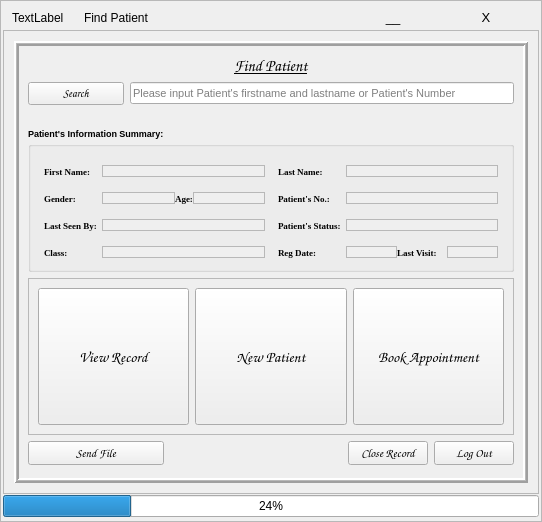
<?xml version="1.0" encoding="UTF-8"?>
<ui version="4.0">
 <class>FindPatient</class>
 <widget class="QDialog" name="FindPatient">
  <property name="geometry">
   <rect>
    <x>0</x>
    <y>0</y>
    <width>542</width>
    <height>522</height>
   </rect>
  </property>
  <property name="windowTitle">
   <string>Find Patient</string>
  </property>
  <layout class="QVBoxLayout" name="verticalLayout">
   <property name="spacing">
    <number>0</number>
   </property>
   <property name="leftMargin">
    <number>0</number>
   </property>
   <property name="topMargin">
    <number>0</number>
   </property>
   <property name="rightMargin">
    <number>0</number>
   </property>
   <property name="bottomMargin">
    <number>0</number>
   </property>
   <item>
    <widget class="QFrame" name="bgLayer">
     <property name="frameShape">
      <enum>QFrame::StyledPanel</enum>
     </property>
     <property name="frameShadow">
      <enum>QFrame::Raised</enum>
     </property>
     <layout class="QVBoxLayout" name="verticalLayout_3">
      <property name="spacing">
       <number>1</number>
      </property>
      <property name="leftMargin">
       <number>2</number>
      </property>
      <property name="topMargin">
       <number>5</number>
      </property>
      <property name="rightMargin">
       <number>2</number>
      </property>
      <property name="bottomMargin">
       <number>4</number>
      </property>
      <item>
       <layout class="QHBoxLayout" name="horizontalLayout_4">
        <property name="spacing">
         <number>20</number>
        </property>
        <property name="leftMargin">
         <number>9</number>
        </property>
        <item>
         <widget class="QLabel" name="logo">
          <property name="text">
           <string>TextLabel</string>
          </property>
         </widget>
        </item>
        <item>
         <widget class="QLabel" name="label_2">
          <property name="sizePolicy">
           <sizepolicy hsizetype="Expanding" vsizetype="Preferred">
            <horstretch>0</horstretch>
            <verstretch>0</verstretch>
           </sizepolicy>
          </property>
          <property name="text">
           <string>Find Patient</string>
          </property>
         </widget>
        </item>
        <item>
         <layout class="QHBoxLayout" name="horizontalLayout">
          <property name="spacing">
           <number>13</number>
          </property>
          <property name="rightMargin">
           <number>13</number>
          </property>
          <item>
           <widget class="QPushButton" name="miniBtn">
            <property name="font">
             <font>
              <family>Tahoma</family>
              <pointsize>10</pointsize>
             </font>
            </property>
            <property name="text">
             <string>__</string>
            </property>
            <property name="flat">
             <bool>true</bool>
            </property>
           </widget>
          </item>
          <item>
           <widget class="QPushButton" name="exitBtn">
            <property name="font">
             <font>
              <family>Tahoma</family>
              <pointsize>10</pointsize>
             </font>
            </property>
            <property name="text">
             <string>X</string>
            </property>
            <property name="flat">
             <bool>true</bool>
            </property>
           </widget>
          </item>
         </layout>
        </item>
       </layout>
      </item>
      <item>
       <widget class="QFrame" name="frame">
        <property name="frameShape">
         <enum>QFrame::StyledPanel</enum>
        </property>
        <property name="frameShadow">
         <enum>QFrame::Raised</enum>
        </property>
        <layout class="QGridLayout" name="gridLayout">
         <property name="leftMargin">
          <number>10</number>
         </property>
         <property name="topMargin">
          <number>10</number>
         </property>
         <property name="rightMargin">
          <number>10</number>
         </property>
         <property name="bottomMargin">
          <number>10</number>
         </property>
         <item row="0" column="0">
          <widget class="QFrame" name="bgframe">
           <property name="sizePolicy">
            <sizepolicy hsizetype="Preferred" vsizetype="Expanding">
             <horstretch>0</horstretch>
             <verstretch>0</verstretch>
            </sizepolicy>
           </property>
           <property name="frameShape">
            <enum>QFrame::Box</enum>
           </property>
           <property name="frameShadow">
            <enum>QFrame::Raised</enum>
           </property>
           <property name="lineWidth">
            <number>2</number>
           </property>
           <property name="midLineWidth">
            <number>1</number>
           </property>
           <layout class="QVBoxLayout" name="verticalLayout_2">
            <property name="bottomMargin">
             <number>13</number>
            </property>
            <item>
             <widget class="QLabel" name="label">
              <property name="sizePolicy">
               <sizepolicy hsizetype="Preferred" vsizetype="Fixed">
                <horstretch>1</horstretch>
                <verstretch>0</verstretch>
               </sizepolicy>
              </property>
              <property name="font">
               <font>
                <family>Comic Sans MS</family>
                <pointsize>12</pointsize>
                <underline>true</underline>
               </font>
              </property>
              <property name="text">
               <string>Find Patient</string>
              </property>
              <property name="alignment">
               <set>Qt::AlignCenter</set>
              </property>
              <property name="wordWrap">
               <bool>true</bool>
              </property>
             </widget>
            </item>
            <item>
             <layout class="QHBoxLayout" name="horizontalLayout_2">
              <item>
               <widget class="QPushButton" name="searchBtn">
                <property name="sizePolicy">
                 <sizepolicy hsizetype="Minimum" vsizetype="Preferred">
                  <horstretch>1</horstretch>
                  <verstretch>1</verstretch>
                 </sizepolicy>
                </property>
                <property name="font">
                 <font>
                  <family>Comic Sans MS</family>
                  <pointsize>8</pointsize>
                 </font>
                </property>
                <property name="toolTip">
                 <string>&lt;html&gt;&lt;head/&gt;&lt;body&gt;&lt;p&gt;Click to search for patient's record&lt;/p&gt;&lt;/body&gt;&lt;/html&gt;</string>
                </property>
                <property name="text">
                 <string>Search</string>
                </property>
               </widget>
              </item>
              <item>
               <widget class="QLineEdit" name="searchField">
                <property name="sizePolicy">
                 <sizepolicy hsizetype="Expanding" vsizetype="Fixed">
                  <horstretch>4</horstretch>
                  <verstretch>1</verstretch>
                 </sizepolicy>
                </property>
                <property name="font">
                 <font>
                  <family>Tahoma</family>
                  <pointsize>8</pointsize>
                 </font>
                </property>
                <property name="acceptDrops">
                 <bool>false</bool>
                </property>
                <property name="text">
                 <string/>
                </property>
                <property name="placeholderText">
                 <string>Please input Patient's firstname and lastname or Patient's Number</string>
                </property>
               </widget>
              </item>
             </layout>
            </item>
            <item>
             <widget class="QLabel" name="searchlbl">
              <property name="font">
               <font>
                <family>Courier New</family>
                <pointsize>7</pointsize>
                <weight>75</weight>
                <italic>true</italic>
                <bold>true</bold>
               </font>
              </property>
              <property name="text">
               <string/>
              </property>
              <property name="margin">
               <number>0</number>
              </property>
             </widget>
            </item>
            <item>
             <widget class="QGroupBox" name="pinfoBox">
              <property name="sizePolicy">
               <sizepolicy hsizetype="Preferred" vsizetype="Fixed">
                <horstretch>3</horstretch>
                <verstretch>2</verstretch>
               </sizepolicy>
              </property>
              <property name="font">
               <font>
                <family>Tahoma</family>
                <pointsize>7</pointsize>
                <weight>75</weight>
                <bold>true</bold>
               </font>
              </property>
              <property name="title">
               <string>Patient's Information Summary:</string>
              </property>
              <layout class="QHBoxLayout" name="horizontalLayout_7">
               <property name="spacing">
                <number>5</number>
               </property>
               <property name="topMargin">
                <number>19</number>
               </property>
               <item>
                <layout class="QFormLayout" name="formLayout_2">
                 <property name="verticalSpacing">
                  <number>15</number>
                 </property>
                 <property name="leftMargin">
                  <number>4</number>
                 </property>
                 <property name="topMargin">
                  <number>2</number>
                 </property>
                 <property name="rightMargin">
                  <number>4</number>
                 </property>
                 <property name="bottomMargin">
                  <number>2</number>
                 </property>
                 <item row="0" column="0">
                  <widget class="QLabel" name="label_3">
                   <property name="font">
                    <font>
                     <family>Georgia</family>
                     <pointsize>7</pointsize>
                     <weight>75</weight>
                     <bold>true</bold>
                    </font>
                   </property>
                   <property name="text">
                    <string>First Name:</string>
                   </property>
                  </widget>
                 </item>
                 <item row="0" column="1">
                  <widget class="QLabel" name="fnamelbl">
                   <property name="sizePolicy">
                    <sizepolicy hsizetype="Expanding" vsizetype="Preferred">
                     <horstretch>1</horstretch>
                     <verstretch>0</verstretch>
                    </sizepolicy>
                   </property>
                   <property name="font">
                    <font>
                     <family>Times New Roman</family>
                     <pointsize>7</pointsize>
                     <weight>50</weight>
                     <bold>false</bold>
                    </font>
                   </property>
                   <property name="autoFillBackground">
                    <bool>true</bool>
                   </property>
                   <property name="frameShape">
                    <enum>QFrame::StyledPanel</enum>
                   </property>
                   <property name="text">
                    <string/>
                   </property>
                   <property name="wordWrap">
                    <bool>true</bool>
                   </property>
                   <property name="margin">
                    <number>5</number>
                   </property>
                  </widget>
                 </item>
                 <item row="1" column="0">
                  <widget class="QLabel" name="label_7">
                   <property name="font">
                    <font>
                     <family>Georgia</family>
                     <pointsize>7</pointsize>
                     <weight>75</weight>
                     <bold>true</bold>
                    </font>
                   </property>
                   <property name="text">
                    <string>Gender:</string>
                   </property>
                  </widget>
                 </item>
                 <item row="2" column="0">
                  <widget class="QLabel" name="label_11">
                   <property name="font">
                    <font>
                     <family>Georgia</family>
                     <pointsize>7</pointsize>
                     <weight>75</weight>
                     <bold>true</bold>
                    </font>
                   </property>
                   <property name="text">
                    <string>Last Seen By:</string>
                   </property>
                  </widget>
                 </item>
                 <item row="2" column="1">
                  <widget class="QLabel" name="doctorlbl">
                   <property name="font">
                    <font>
                     <family>Times New Roman</family>
                     <pointsize>7</pointsize>
                     <weight>50</weight>
                     <bold>false</bold>
                    </font>
                   </property>
                   <property name="autoFillBackground">
                    <bool>true</bool>
                   </property>
                   <property name="frameShape">
                    <enum>QFrame::StyledPanel</enum>
                   </property>
                   <property name="text">
                    <string/>
                   </property>
                   <property name="wordWrap">
                    <bool>true</bool>
                   </property>
                   <property name="margin">
                    <number>5</number>
                   </property>
                  </widget>
                 </item>
                 <item row="1" column="1">
                  <layout class="QHBoxLayout" name="horizontalLayout_6">
                   <item>
                    <widget class="QLabel" name="genderlbl">
                     <property name="font">
                      <font>
                       <family>Times New Roman</family>
                       <pointsize>7</pointsize>
                       <weight>50</weight>
                       <bold>false</bold>
                      </font>
                     </property>
                     <property name="autoFillBackground">
                      <bool>true</bool>
                     </property>
                     <property name="frameShape">
                      <enum>QFrame::StyledPanel</enum>
                     </property>
                     <property name="text">
                      <string/>
                     </property>
                     <property name="wordWrap">
                      <bool>true</bool>
                     </property>
                     <property name="margin">
                      <number>5</number>
                     </property>
                    </widget>
                   </item>
                   <item>
                    <widget class="QLabel" name="label_8">
                     <property name="sizePolicy">
                      <sizepolicy hsizetype="Fixed" vsizetype="Preferred">
                       <horstretch>0</horstretch>
                       <verstretch>0</verstretch>
                      </sizepolicy>
                     </property>
                     <property name="font">
                      <font>
                       <family>Georgia</family>
                       <pointsize>7</pointsize>
                       <weight>75</weight>
                       <bold>true</bold>
                      </font>
                     </property>
                     <property name="text">
                      <string>Age:</string>
                     </property>
                     <property name="alignment">
                      <set>Qt::AlignCenter</set>
                     </property>
                    </widget>
                   </item>
                   <item>
                    <widget class="QLabel" name="agelbl">
                     <property name="font">
                      <font>
                       <family>Times New Roman</family>
                       <pointsize>7</pointsize>
                       <weight>50</weight>
                       <bold>false</bold>
                      </font>
                     </property>
                     <property name="autoFillBackground">
                      <bool>true</bool>
                     </property>
                     <property name="frameShape">
                      <enum>QFrame::StyledPanel</enum>
                     </property>
                     <property name="text">
                      <string/>
                     </property>
                     <property name="wordWrap">
                      <bool>true</bool>
                     </property>
                     <property name="margin">
                      <number>5</number>
                     </property>
                    </widget>
                   </item>
                  </layout>
                 </item>
                 <item row="3" column="0">
                  <widget class="QLabel" name="label_5">
                   <property name="font">
                    <font>
                     <family>Georgia</family>
                     <pointsize>7</pointsize>
                     <weight>75</weight>
                     <bold>true</bold>
                    </font>
                   </property>
                   <property name="text">
                    <string>Class:</string>
                   </property>
                  </widget>
                 </item>
                 <item row="3" column="1">
                  <widget class="QLabel" name="classlbl">
                   <property name="font">
                    <font>
                     <family>Times New Roman</family>
                     <pointsize>7</pointsize>
                     <weight>75</weight>
                     <bold>true</bold>
                    </font>
                   </property>
                   <property name="autoFillBackground">
                    <bool>true</bool>
                   </property>
                   <property name="frameShape">
                    <enum>QFrame::StyledPanel</enum>
                   </property>
                   <property name="text">
                    <string/>
                   </property>
                   <property name="wordWrap">
                    <bool>true</bool>
                   </property>
                   <property name="margin">
                    <number>5</number>
                   </property>
                  </widget>
                 </item>
                </layout>
               </item>
               <item>
                <layout class="QFormLayout" name="formLayout">
                 <property name="verticalSpacing">
                  <number>15</number>
                 </property>
                 <property name="leftMargin">
                  <number>4</number>
                 </property>
                 <property name="topMargin">
                  <number>2</number>
                 </property>
                 <property name="rightMargin">
                  <number>4</number>
                 </property>
                 <property name="bottomMargin">
                  <number>2</number>
                 </property>
                 <item row="0" column="0">
                  <widget class="QLabel" name="label_4">
                   <property name="font">
                    <font>
                     <family>Georgia</family>
                     <pointsize>7</pointsize>
                     <weight>75</weight>
                     <bold>true</bold>
                    </font>
                   </property>
                   <property name="text">
                    <string>Last Name:</string>
                   </property>
                  </widget>
                 </item>
                 <item row="0" column="1">
                  <widget class="QLabel" name="lnamelbl">
                   <property name="sizePolicy">
                    <sizepolicy hsizetype="Expanding" vsizetype="Preferred">
                     <horstretch>1</horstretch>
                     <verstretch>0</verstretch>
                    </sizepolicy>
                   </property>
                   <property name="font">
                    <font>
                     <family>Times New Roman</family>
                     <pointsize>7</pointsize>
                     <weight>50</weight>
                     <bold>false</bold>
                    </font>
                   </property>
                   <property name="autoFillBackground">
                    <bool>true</bool>
                   </property>
                   <property name="frameShape">
                    <enum>QFrame::StyledPanel</enum>
                   </property>
                   <property name="text">
                    <string/>
                   </property>
                   <property name="wordWrap">
                    <bool>true</bool>
                   </property>
                   <property name="margin">
                    <number>5</number>
                   </property>
                  </widget>
                 </item>
                 <item row="1" column="1">
                  <widget class="QLabel" name="pnumlbl">
                   <property name="font">
                    <font>
                     <family>Times New Roman</family>
                     <pointsize>7</pointsize>
                     <weight>50</weight>
                     <bold>false</bold>
                    </font>
                   </property>
                   <property name="autoFillBackground">
                    <bool>true</bool>
                   </property>
                   <property name="frameShape">
                    <enum>QFrame::StyledPanel</enum>
                   </property>
                   <property name="text">
                    <string/>
                   </property>
                   <property name="wordWrap">
                    <bool>true</bool>
                   </property>
                   <property name="margin">
                    <number>5</number>
                   </property>
                  </widget>
                 </item>
                 <item row="1" column="0">
                  <widget class="QLabel" name="label_10">
                   <property name="font">
                    <font>
                     <family>Georgia</family>
                     <pointsize>7</pointsize>
                     <weight>75</weight>
                     <bold>true</bold>
                    </font>
                   </property>
                   <property name="text">
                    <string>Patient's No.: </string>
                   </property>
                  </widget>
                 </item>
                 <item row="2" column="0">
                  <widget class="QLabel" name="label_13">
                   <property name="font">
                    <font>
                     <family>Georgia</family>
                     <pointsize>7</pointsize>
                     <weight>75</weight>
                     <bold>true</bold>
                    </font>
                   </property>
                   <property name="text">
                    <string>Patient's Status:</string>
                   </property>
                  </widget>
                 </item>
                 <item row="2" column="1">
                  <widget class="QLabel" name="pstatuslbl">
                   <property name="font">
                    <font>
                     <family>Times New Roman</family>
                     <pointsize>7</pointsize>
                     <weight>50</weight>
                     <bold>false</bold>
                    </font>
                   </property>
                   <property name="autoFillBackground">
                    <bool>true</bool>
                   </property>
                   <property name="frameShape">
                    <enum>QFrame::StyledPanel</enum>
                   </property>
                   <property name="text">
                    <string/>
                   </property>
                   <property name="wordWrap">
                    <bool>true</bool>
                   </property>
                   <property name="margin">
                    <number>5</number>
                   </property>
                  </widget>
                 </item>
                 <item row="3" column="1">
                  <layout class="QHBoxLayout" name="horizontalLayout_8">
                   <item>
                    <widget class="QLabel" name="lastvisitlbl">
                     <property name="font">
                      <font>
                       <family>Times New Roman</family>
                       <pointsize>7</pointsize>
                       <weight>50</weight>
                       <bold>false</bold>
                      </font>
                     </property>
                     <property name="autoFillBackground">
                      <bool>true</bool>
                     </property>
                     <property name="frameShape">
                      <enum>QFrame::StyledPanel</enum>
                     </property>
                     <property name="text">
                      <string/>
                     </property>
                     <property name="wordWrap">
                      <bool>true</bool>
                     </property>
                     <property name="margin">
                      <number>5</number>
                     </property>
                    </widget>
                   </item>
                   <item>
                    <widget class="QLabel" name="label_17">
                     <property name="font">
                      <font>
                       <family>Georgia</family>
                       <pointsize>7</pointsize>
                       <weight>75</weight>
                       <bold>true</bold>
                      </font>
                     </property>
                     <property name="text">
                      <string>Last Visit:</string>
                     </property>
                    </widget>
                   </item>
                   <item>
                    <widget class="QLabel" name="regdatelbl">
                     <property name="font">
                      <font>
                       <family>Times New Roman</family>
                       <pointsize>7</pointsize>
                       <weight>50</weight>
                       <bold>false</bold>
                      </font>
                     </property>
                     <property name="autoFillBackground">
                      <bool>true</bool>
                     </property>
                     <property name="frameShape">
                      <enum>QFrame::StyledPanel</enum>
                     </property>
                     <property name="text">
                      <string/>
                     </property>
                     <property name="wordWrap">
                      <bool>true</bool>
                     </property>
                     <property name="margin">
                      <number>5</number>
                     </property>
                    </widget>
                   </item>
                  </layout>
                 </item>
                 <item row="3" column="0">
                  <widget class="QLabel" name="label_15">
                   <property name="font">
                    <font>
                     <family>Georgia</family>
                     <pointsize>7</pointsize>
                     <weight>75</weight>
                     <bold>true</bold>
                    </font>
                   </property>
                   <property name="text">
                    <string>Reg Date:</string>
                   </property>
                  </widget>
                 </item>
                </layout>
               </item>
              </layout>
             </widget>
            </item>
            <item>
             <widget class="QFrame" name="frame_3">
              <property name="sizePolicy">
               <sizepolicy hsizetype="Preferred" vsizetype="Expanding">
                <horstretch>0</horstretch>
                <verstretch>2</verstretch>
               </sizepolicy>
              </property>
              <property name="frameShape">
               <enum>QFrame::StyledPanel</enum>
              </property>
              <property name="frameShadow">
               <enum>QFrame::Raised</enum>
              </property>
              <layout class="QHBoxLayout" name="horizontalLayout_5">
               <item>
                <widget class="QPushButton" name="viewBtn">
                 <property name="sizePolicy">
                  <sizepolicy hsizetype="Minimum" vsizetype="Expanding">
                   <horstretch>0</horstretch>
                   <verstretch>0</verstretch>
                  </sizepolicy>
                 </property>
                 <property name="font">
                  <font>
                   <family>Comic Sans MS</family>
                   <pointsize>11</pointsize>
                  </font>
                 </property>
                 <property name="toolTip">
                  <string>&lt;html&gt;&lt;head/&gt;&lt;body&gt;&lt;p&gt;Click here to view patient's medical record&lt;/p&gt;&lt;/body&gt;&lt;/html&gt;</string>
                 </property>
                 <property name="text">
                  <string>View Record</string>
                 </property>
                </widget>
               </item>
               <item>
                <widget class="QPushButton" name="newBtn">
                 <property name="sizePolicy">
                  <sizepolicy hsizetype="Minimum" vsizetype="Expanding">
                   <horstretch>0</horstretch>
                   <verstretch>0</verstretch>
                  </sizepolicy>
                 </property>
                 <property name="font">
                  <font>
                   <family>Comic Sans MS</family>
                   <pointsize>11</pointsize>
                  </font>
                 </property>
                 <property name="toolTip">
                  <string>&lt;html&gt;&lt;head/&gt;&lt;body&gt;&lt;p&gt;Click here to register a new patient&lt;/p&gt;&lt;/body&gt;&lt;/html&gt;</string>
                 </property>
                 <property name="text">
                  <string>New Patient</string>
                 </property>
                </widget>
               </item>
               <item>
                <widget class="QPushButton" name="bookBtn">
                 <property name="sizePolicy">
                  <sizepolicy hsizetype="Minimum" vsizetype="Expanding">
                   <horstretch>0</horstretch>
                   <verstretch>0</verstretch>
                  </sizepolicy>
                 </property>
                 <property name="font">
                  <font>
                   <family>Comic Sans MS</family>
                   <pointsize>11</pointsize>
                  </font>
                 </property>
                 <property name="toolTip">
                  <string>&lt;html&gt;&lt;head/&gt;&lt;body&gt;&lt;p&gt;Click here to book an appointment&lt;/p&gt;&lt;/body&gt;&lt;/html&gt;</string>
                 </property>
                 <property name="text">
                  <string>Book Appointment</string>
                 </property>
                </widget>
               </item>
              </layout>
             </widget>
            </item>
            <item>
             <layout class="QHBoxLayout" name="horizontalLayout_3">
              <item>
               <widget class="QPushButton" name="sendBtn">
                <property name="sizePolicy">
                 <sizepolicy hsizetype="Minimum" vsizetype="Preferred">
                  <horstretch>0</horstretch>
                  <verstretch>0</verstretch>
                 </sizepolicy>
                </property>
                <property name="minimumSize">
                 <size>
                  <width>136</width>
                  <height>0</height>
                 </size>
                </property>
                <property name="font">
                 <font>
                  <family>Comic Sans MS</family>
                  <pointsize>9</pointsize>
                  <weight>50</weight>
                  <bold>false</bold>
                 </font>
                </property>
                <property name="toolTip">
                 <string>&lt;html&gt;&lt;head/&gt;&lt;body&gt;&lt;p&gt;Click to send patient's file&lt;/p&gt;&lt;/body&gt;&lt;/html&gt;</string>
                </property>
                <property name="text">
                 <string>Send File</string>
                </property>
               </widget>
              </item>
              <item>
               <spacer name="horizontalSpacer">
                <property name="orientation">
                 <enum>Qt::Horizontal</enum>
                </property>
                <property name="sizeHint" stdset="0">
                 <size>
                  <width>40</width>
                  <height>20</height>
                 </size>
                </property>
               </spacer>
              </item>
              <item>
               <widget class="QPushButton" name="closeBtn">
                <property name="sizePolicy">
                 <sizepolicy hsizetype="Minimum" vsizetype="Preferred">
                  <horstretch>0</horstretch>
                  <verstretch>0</verstretch>
                 </sizepolicy>
                </property>
                <property name="font">
                 <font>
                  <family>Comic Sans MS</family>
                  <pointsize>9</pointsize>
                  <weight>50</weight>
                  <bold>false</bold>
                 </font>
                </property>
                <property name="toolTip">
                 <string>&lt;html&gt;&lt;head/&gt;&lt;body&gt;&lt;p&gt;Click to close patient's record&lt;/p&gt;&lt;/body&gt;&lt;/html&gt;</string>
                </property>
                <property name="text">
                 <string>Close Record</string>
                </property>
               </widget>
              </item>
              <item>
               <widget class="QPushButton" name="logoutBtn">
                <property name="sizePolicy">
                 <sizepolicy hsizetype="Minimum" vsizetype="Preferred">
                  <horstretch>0</horstretch>
                  <verstretch>0</verstretch>
                 </sizepolicy>
                </property>
                <property name="font">
                 <font>
                  <family>Comic Sans MS</family>
                  <pointsize>9</pointsize>
                  <weight>50</weight>
                  <bold>false</bold>
                 </font>
                </property>
                <property name="toolTip">
                 <string>&lt;html&gt;&lt;head/&gt;&lt;body&gt;&lt;p&gt;Click to logout&lt;/p&gt;&lt;/body&gt;&lt;/html&gt;</string>
                </property>
                <property name="text">
                 <string>Log Out</string>
                </property>
               </widget>
              </item>
             </layout>
            </item>
           </layout>
          </widget>
         </item>
        </layout>
       </widget>
      </item>
      <item>
       <widget class="QProgressBar" name="progressBar">
        <property name="value">
         <number>24</number>
        </property>
       </widget>
      </item>
     </layout>
    </widget>
   </item>
  </layout>
 </widget>
 <resources/>
 <connections/>
</ui>
